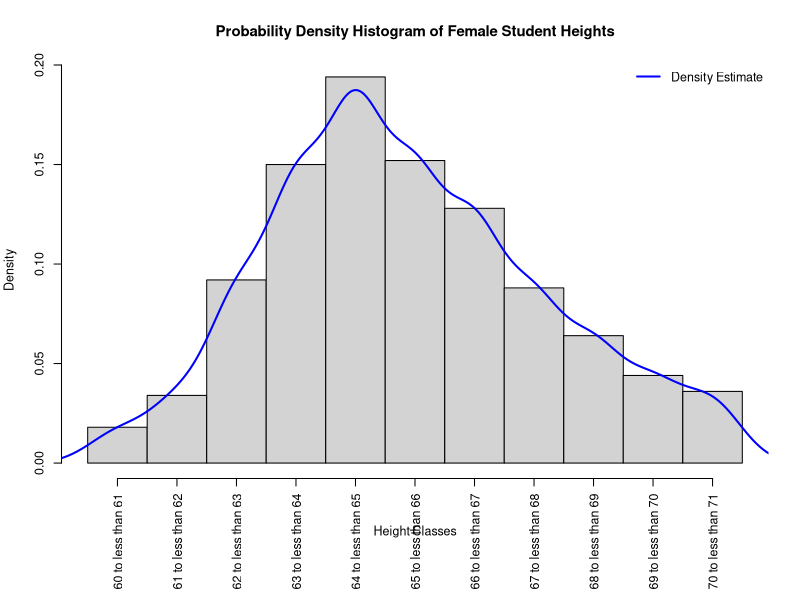
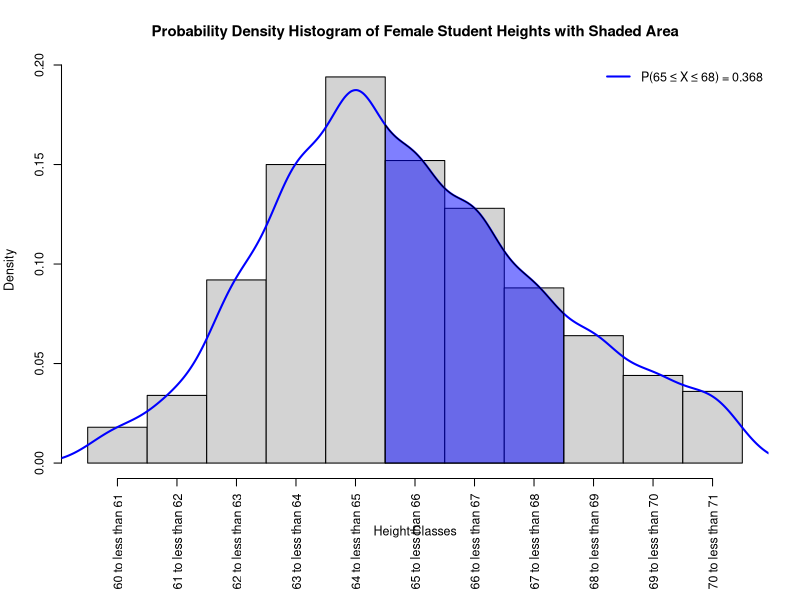
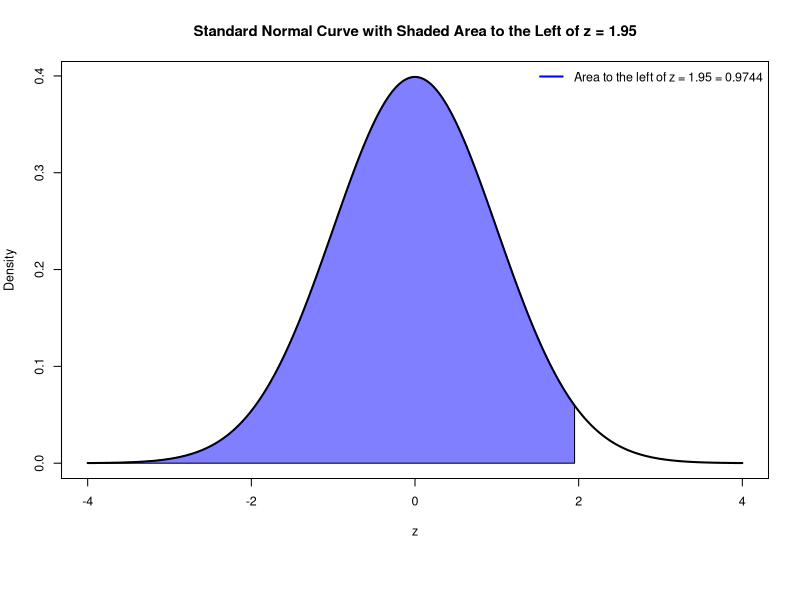
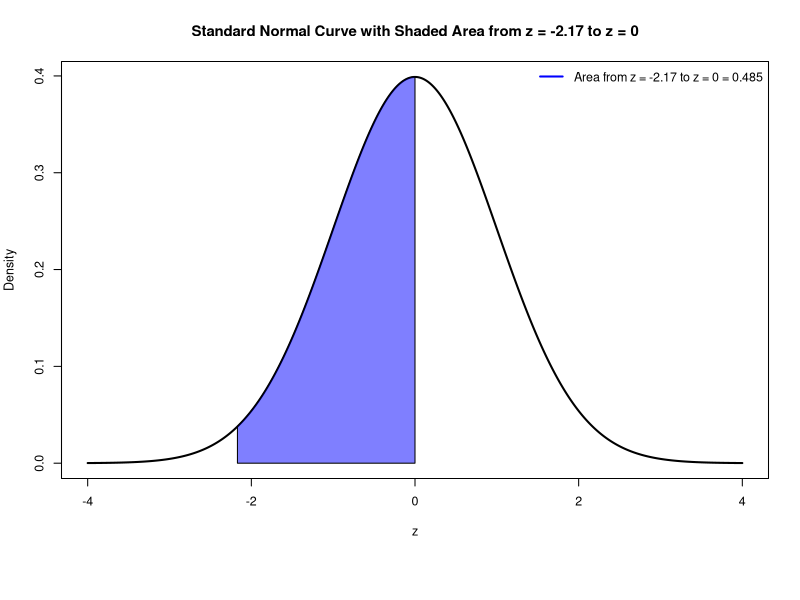
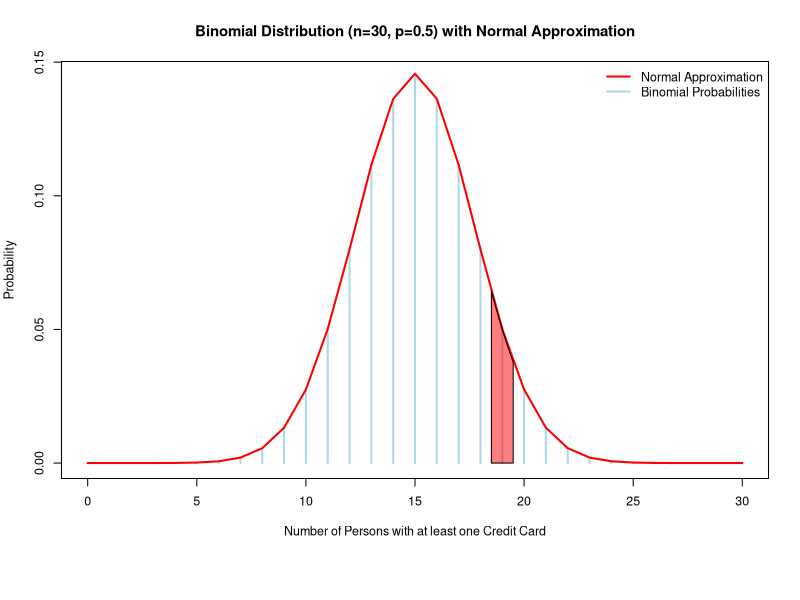

Source code (R) for these figures, in order:
# Suppose 5000 female students are enrolled at a university, and X is the
# continuous random variable that represents the height in inches of a randomly
# selected female student. Note that these are exact probabilities because we
# are considering the population of all female students enrolled at the
# university.

# Height Classes
C <- c("60 to less than 61", "61 to less than 62", "62 to less than 63", 
       "63 to less than 64", "64 to less than 65", "65 to less than 66", 
       "66 to less than 67", "67 to less than 68", "68 to less than 69", 
       "69 to less than 70", "70 to less than 71")

# Frequencies
f <- c(90, 170, 460, 750, 970, 
       760, 640, 440, 320, 220, 180)

# Relative Frequencies
rf <- c(0.018, 0.034, 0.092, 0.150, 0.194, 
        0.152, 0.128, 0.088, 0.064, 0.044, 0.036)

# Create a data frame containing the height classes, frequencies, and relative
# frequencies.
height_data <- data.frame(Class = C, Frequency = f, Relative_Frequency = rf)
height_data

# Create a probability density histogram for these data and then superimpose a
# density estimate on the histogram. Use only the base R functions.
par(cex=.75, mar=c(8,4,4,2)+0.1)
hist(rep(1:11, times = f),
     breaks = seq(0.5, 11.5, by = 1),
     freq = FALSE,
     xlab = "Height Classes",
     ylab = "Density",
     main = "Probability Density Histogram of Female Student Heights",
     xaxt = "n")
axis(1, at = 1:11, labels = C, las = 2)
# Superimpose a density estimate
lines(density(rep(1:11, times = f),bw=0.5), col = "blue", lwd = 2)
# Add a legend
legend("topright", legend = "Density Estimate", col = "blue", lwd = 2,bty="n")

# For this data and using the density estimate, compute the probability that the
# height of a randomly selected female student from this university, X, lies in
# the interval 65 to 68 inches (i.e., P(65 ≤ X ≤ 68)). There are 11 classes, and
# the classes corresponding to 65 to 68 inches are 6 to 8. Here we could
# approximate the area by taking the sum of the relative frequencies for classes
# 6, 7, and 8, which represents the areas of the bars in the histogram for these
# classes.
prob_65_68 <- sum(rf[6:8])
prob_65_68
# Output: 0.368=0.152+0.128+0.088

# Plot the density estimate then shade the area corresponding to this probability.
# Create the histogram again
par(cex=.75, mar=c(8,4,4,2)+0.1)
hist(rep(1:11, times = f),
     breaks = seq(0.5, 11.5, by = 1),
     freq = FALSE,
     xlab = "Height Classes",
     ylab = "Density",
     main = "Probability Density Histogram of Female Student Heights with Shaded Area",
     xaxt = "n")
axis(1, at = 1:11, labels = C, las = 2)
# Superimpose the density estimate
density_est <- density(rep(1:11, times = f),bw=0.5)
lines(density_est, col = "blue", lwd = 2)
# Shade the area corresponding to P(65 ≤ X ≤ 68)
x_shade <- seq(5.5, 8.5, length.out = 100)
y_shade <- approx(density_est$x, density_est$y, xout = x_shade)$y
polygon(c(x_shade, rev(x_shade)), c(y_shade, rep(0, length(y_shade))), col = rgb(0, 0, 1, 0.5))
# Add a legend and add the probability value
legend("topright", legend = paste("P(65 ≤ X ≤ 68) =", round(prob_65_68, 3)), col = "blue", lwd = 2,bty="n")

# Now, use the density curve estimate to approximate the probability that the
# height of a randomly selected female student from this university, X, lies
# between 65 and 68 inches. The probability P(65 ≤ X ≤ 68) is approximated by
# the area under the density curve from 65 to 68 inches. Use numerican
# integration in R to compute this area. Define the density function based on
# the density estimate
density_function <- function(x) {
  approx(density_est$x, density_est$y, xout = x)$y
}
# Compute the area under the curve from 5.5 to 8.5 (corresponding to 65 to 68
# inches). This ought to be close to the previous probability value.
area_65_68 <- integrate(density_function, lower = 5.5, upper = 8.5)$value
area_65_68
# Output: 0.3707751

# Find the area under the standard normal curve to the left of z = 1.95. Plot
# the standard normal curve and shade the area to the left of z = 1.95.

# Compute the area to the left of z = 1.95 using numerical integration
area_left_1.95 <- integrate(dnorm, lower = -Inf, upper = 1.95)$value
area_left_1.95
# Output: 0.9744
# Plot the standard normal curve
z_values <- seq(-4, 4, length.out = 1000)
plot(z_values, dnorm(z_values), type = "l", lwd = 2,
     main = "Standard Normal Curve with Shaded Area to the Left of z = 1.95",
     xlab = "z", ylab = "Density")
# Shade the area to the left of z = 1.95
z_shade <- seq(-4, 1.95, length.out = 100)
y_shade <- dnorm(z_shade)
polygon(c(z_shade, rev(z_shade)), c(y_shade, rep(0, length(y_shade))), col = rgb(0, 0, 1, 0.5))
# Add a legend and the area value
legend("topright", legend = paste("Area to the left of z = 1.95 =", round(area_left_1.95, 4)), col = "blue", lwd = 2,bty="n")

# We could instead use the pnorm() function in R to find this area, which gives
# the cumulative area from the far left up to the specified z-value. This is
# what one would do in general. Or if you only had access to a standard normal
# table, you could look up the area corresponding to z = 1.95.
area_left_1.95_pnorm <- pnorm(1.95)
area_left_1.95_pnorm

# Find the area under the standard normal curve from z = -2.17 to z = 0 using pnorm().
area_neg2.17_to_0 <- pnorm(0) - pnorm(-2.17)
area_neg2.17_to_0
# Plot the standard normal curve and shade the area from z = -2.17 to z = 0.
# Plot the standard normal curve
plot(z_values, dnorm(z_values), type = "l", lwd = 2, 
     main = "Standard Normal Curve with Shaded Area from z = -2.17 to z = 0",
     xlab = "z", ylab = "Density")
# Shade the area from z = -2.17 to z = 0
z_shade <- seq(-2.17, 0, length.out = 100)
y_shade <- dnorm(z_shade)
polygon(c(z_shade, rev(z_shade)), c(y_shade, rep(0, length(y_shade))), col = rgb(0, 0, 1, 0.5))
# Add a legend and the area value
legend("topright", legend = paste("Area from z = -2.17 to z = 0 =", round(area_neg2.17_to_0, 4)), col = "blue", lwd = 2,bty="n")

# Let X be a continuous random variable that is normally distributed with a mean
# of 25 and a standard deviation of 4. Find the area between x = 18 and x = 34
# using pnorm(), and then standardize the values and recompute the area using
# pnorm().
mean_X <- 25
sd_X <- 4
# Compute the area between x = 18 and x = 34 using pnorm()
area_18_to_34 <- pnorm(34, mean = mean_X, sd = sd_X) - pnorm(18, mean = mean_X, sd = sd_X)
area_18_to_34
# Standardize the values
z_18 <- (18 - mean_X) / sd_X
z_34 <- (34 - mean_X) / sd_X
# Recompute the area using pnorm()
area_18_to_34_standardized <- pnorm(z_34) - pnorm(z_18)
area_18_to_34_standardized

# Find the value of z such that the area under the standard normal curve in the
# right tail is .0050. This is known as a quantile, and in R we can use the
# qnorm() function to find this value.
z_right_tail_0.005 <- qnorm(1 - 0.005)
z_right_tail_0.005

# Find the value of z  such that the area under the standard normal curve in the
# left tail is .05
z_left_tail_0.05 <- qnorm(0.05)
z_left_tail_0.05

# It is known that the life of a calculator manufactured by Calculators
# Corporation has a normal distribution with a mean of 54 months and a standard
# deviation of 8 months. What should the warranty period be to replace a
# malfunctioning calculator if the company does not want to replace more than 1%
# of all the calculators sold?
mean_life <- 54
sd_life <- 8
x_left_tail_0.01 <- qnorm(0.01, mean = mean_life, sd = sd_life)
x_left_tail_0.01

# Example: According to an estimate, 50% of the people in the United States have
# at least one credit card. If a random sample of 30 persons is selected, what
# is the probability that 19 of them will have at least one credit card? Let’s
# solve this using the normal approximation to the binomial. 

# First, plot the true probabilities from the binomial distribution, then
# overlay the normal density with mean and standard deviation take from the
# binomial formulas.

n <- 30
p <- 0.50
q <- 1 - p
# Binomial mean and standard deviation
mean_binom <- n * p
sd_binom <- sqrt(n * p * q)
# x values for the binomial distribution
x_binom <- 0:n
# Binomial probabilities
prob_binom <- dbinom(x_binom, size = n, prob = p)
# Plot the binomial probabilities
plot(x_binom,
     prob_binom,
     main = "Binomial Distribution (n=30, p=0.5) with Normal Approximation",
     xlab = "Number of Persons with at least one Credit Card",
     ylab = "Probability",
     col = "lightblue",
     type="h",
     lwd=2)
# Overlay the normal density
y_normal <- dnorm(x_binom, mean = mean_binom, sd = sd_binom)
lines(x_binom, y_normal, col = "red", lwd = 2)
# Add a legend
legend("topright", legend = c("Normal Approximation", "Binomial Probabilities"),
       col = c("red", "lightblue"), lwd = 2, bty="n")

# Now, add a polygon for the probability that exactly 19 persons have at least one
# credit card using the normal approximation with continuity correction.
x_polygon <- seq(18.5, 19.5, length.out = 100)
y_polygon <- dnorm(x_polygon, mean = mean_binom, sd = sd_binom)
polygon(c(x_polygon, rev(x_polygon)), c(y_polygon, rep(0, length(y_polygon))), col = rgb(1, 0, 0, 0.5))
# Compute the probability using the normal approximation with continuity correction
prob_19_normal_approx <- pnorm(19.5, mean = mean_binom, sd = sd_binom) - pnorm(18.5, mean = mean_binom, sd = sd_binom)
prob_19_normal_approx
# Compute the exact binomial probability for comparison
prob_19_binom <- dbinom(19, size = n, prob = p)
prob_19_binom
